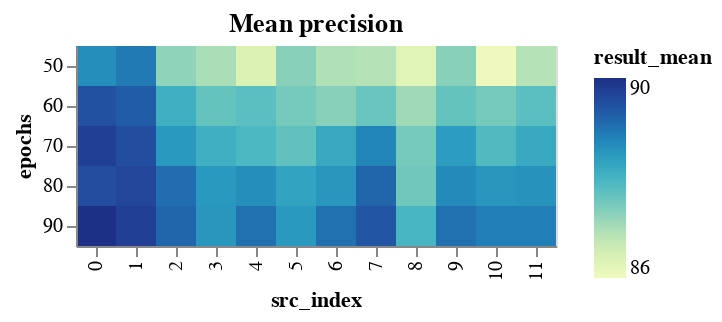

Notebook source saved alongside this figure:
### Code cell
epochs_results_encoding = {
    "x": "src_index:O",
    "y": "epochs:O",
    "color": "result_mean:Q",
}
epochs_results_tooltip = ["result_mean", "result_std", "neurons", "layers", "epochs", "src_index"]
EPOCHS_BINS = np.array_split(EPOCHS_RANGE, EPOCHS_RANGE.max() // EPOCH_BIN_SIZE + 1)


def binified_epochs_heatmap(title, epochs_df):
    return binified_heatmap(
        title,
        epochs_df,
        "epochs",
        EPOCHS_BINS,
        epochs_results_tooltip,
        **epochs_results_encoding
    )


binified_epochs_heatmap("Mean precision", epochs_results_df)

### Figure 1 — Vega-Lite specification as saved in the notebook (floating-point values rounded to 4 significant figures)
{"config": {"view": {"continuousWidth": 400, "continuousHeight": 300}}, "hconcat": [{"mark": "rect", "encoding": {"color": {"type": "quantitative", "field": "result_mean"}, "tooltip": [{"type": "quantitative", "field": "result_mean"}, {"type": "quantitative", "field": "result_std"}, {"type": "quantitative", "field": "neurons"}, {"type": "quantitative", "field": "layers"}, {"type": "quantitative", "field": "epochs"}, {"type": "quantitative", "field": "src_index"}], "x": {"type": "ordinal", "field": "src_index"}, "y": {"type": "ordinal", "field": "epochs"}}, "selection": {"selector003": {"type": "interval", "bind": "scales", "encodings": ["x", "y"]}}, "title": "Mean precision"}], "data": {"name": "data-6e7cf3bce7396d9aad424c4a541f2585"}, "$schema": "https://vega.github.io/schema/vega-lite/v4.8.1.json", "datasets": {"data-6e7cf3bce7396d9aad424c4a541f2585": [{"neurons": 12, "layers": 2, "epochs": 90, "learning_rate": 0.0216, "momentum": 0.0503, "result_mean": 89.7, "result_std": 1.027, "src_index": 0}, {"neurons": 12, "layers": 2, "epochs": 70, "learning_rate": 0.0216, "momentum": 0.0503, "result_mean": 89.46, "result_std": 1.311, "src_index": 0}, {"neurons": 11, "layers": 2, "epochs": 90, "learning_rate": 0.0216, "momentum": 0.0503, "result_mean": 89.46, "result_std": 1.111, "src_index": 1}, {"neurons": 11, "layers": 2, "epochs": 80, "learning_rate": 0.0216, "momentum": 0.0503, "result_mean": 89.36, "result_std": 0.7484, "src_index": 1}, {"neurons": 12, "layers": 2, "epochs": 80, "learning_rate": 0.0216, "momentum": 0.0503, "result_mean": 89.27, "result_std": 1.144, "src_index": 0}, {"neurons": 11, "layers": 2, "epochs": 70, "learning_rate": 0.0216, "momentum": 0.0503, "result_mean": 89.27, "result_std": 0.5027, "src_index": 1}, {"neurons": 12, "layers": 2, "epochs": 60, "learning_rate": 0.0216, "momentum": 0.0503, "result_mean": 89.22, "result_std": 1.117, "src_index": 0}, {"neurons": 10, "layers": 2, "epochs": 90, "learning_rate": 0.0216, "momentum": 0.0503, "result_mean": 89.17, "result_std": 1.324, "src_index": 7}, {"neurons": 11, "layers": 2, "epochs": 60, "learning_rate": 0.0216, "momentum": 0.0503, "result_mean": 89.07, "result_std": 0.8579, "src_index": 1}, {"neurons": 10, "layers": 2, "epochs": 80, "learning_rate": 0.0216, "momentum": 0.0503, "result_mean": 88.98, "result_std": 1.139, "src_index": 7}, {"neurons": 9, "layers": 1, "epochs": 90, "learning_rate": 0.0216, "momentum": 0.0503, "result_mean": 88.98, "result_std": 1.204, "src_index": 2}, {"neurons": 9, "layers": 1, "epochs": 80, "learning_rate": 0.0216, "momentum": 0.0503, "result_mean": 88.88, "result_std": 1.089, "src_index": 2}, {"neurons": 9, "layers": 2, "epochs": 90, "learning_rate": 0.0216, "momentum": 0.0503, "result_mean": 88.83, "result_std": 1.007, "src_index": 4}, {"neurons": 5, "layers": 1, "epochs": 90, "learning_rate": 0.0216, "momentum": 0.0503, "result_mean": 88.83, "result_std": 0.9338, "src_index": 9}, {"neurons": 7, "layers": 1, "epochs": 90, "learning_rate": 0.0216, "momentum": 0.0503, "result_mean": 88.83, "result_std": 0.9616, "src_index": 6}, {"neurons": 11, "layers": 2, "epochs": 50, "learning_rate": 0.0216, "momentum": 0.0503, "result_mean": 88.73, "result_std": 0.92, "src_index": 1}, {"neurons": 8, "layers": 1, "epochs": 90, "learning_rate": 0.0216, "momentum": 0.0503, "result_mean": 88.68, "result_std": 0.8905, "src_index": 10}, {"neurons": 6, "layers": 1, "epochs": 90, "learning_rate": 0.0216, "momentum": 0.0503, "result_mean": 88.68, "result_std": 0.855, "src_index": 11}, {"neurons": 10, "layers": 2, "epochs": 70, "learning_rate": 0.0216, "momentum": 0.0503, "result_mean": 88.59, "result_std": 1.058, "src_index": 7}, {"neurons": 5, "layers": 1, "epochs": 80, "learning_rate": 0.0216, "momentum": 0.0503, "result_mean": 88.54, "result_std": 1.011, "src_index": 9}, {"neurons": 9, "layers": 2, "epochs": 80, "learning_rate": 0.0216, "momentum": 0.0503, "result_mean": 88.49, "result_std": 1.154, "src_index": 4}, {"neurons": 12, "layers": 2, "epochs": 50, "learning_rate": 0.0216, "momentum": 0.0503, "result_mean": 88.49, "result_std": 1.659, "src_index": 0}, {"neurons": 6, "layers": 1, "epochs": 80, "learning_rate": 0.0216, "momentum": 0.0503, "result_mean": 88.44, "result_std": 0.7812, "src_index": 11}, {"neurons": 5, "layers": 2, "epochs": 90, "learning_rate": 0.0216, "momentum": 0.0503, "result_mean": 88.39, "result_std": 0.9612, "src_index": 3}, {"neurons": 8, "layers": 1, "epochs": 80, "learning_rate": 0.0216, "momentum": 0.0503, "result_mean": 88.39, "result_std": 0.9392, "src_index": 10}, {"neurons": 7, "layers": 1, "epochs": 80, "learning_rate": 0.0216, "momentum": 0.0503, "result_mean": 88.39, "result_std": 1.018, "src_index": 6}, {"neurons": 10, "layers": 1, "epochs": 90, "learning_rate": 0.0216, "momentum": 0.0503, "result_mean": 88.34, "result_std": 0.956, "src_index": 5}, {"neurons": 5, "layers": 2, "epochs": 80, "learning_rate": 0.0216, "momentum": 0.0503, "result_mean": 88.34, "result_std": 0.9478, "src_index": 3}, {"neurons": 9, "layers": 1, "epochs": 70, "learning_rate": 0.0216, "momentum": 0.0503, "result_mean": 88.34, "result_std": 0.9114, "src_index": 2}, {"neurons": 5, "layers": 1, "epochs": 70, "learning_rate": 0.0216, "momentum": 0.0503, "result_mean": 88.3, "result_std": 1.314, "src_index": 9}, {"neurons": 10, "layers": 1, "epochs": 80, "learning_rate": 0.0216, "momentum": 0.0503, "result_mean": 88.2, "result_std": 1.056, "src_index": 5}, {"neurons": 6, "layers": 1, "epochs": 70, "learning_rate": 0.0216, "momentum": 0.0503, "result_mean": 88.1, "result_std": 0.8701, "src_index": 11}, {"neurons": 7, "layers": 1, "epochs": 70, "learning_rate": 0.0216, "momentum": 0.0503, "result_mean": 88.1, "result_std": 1.058, "src_index": 6}, {"neurons": 5, "layers": 2, "epochs": 70, "learning_rate": 0.0216, "momentum": 0.0503, "result_mean": 88.0, "result_std": 0.7645, "src_index": 3}, {"neurons": 9, "layers": 1, "epochs": 60, "learning_rate": 0.0216, "momentum": 0.0503, "result_mean": 88.0, "result_std": 1.018, "src_index": 2}, {"neurons": 12, "layers": 1, "epochs": 90, "learning_rate": 0.0216, "momentum": 0.0503, "result_mean": 87.91, "result_std": 0.603, "src_index": 8}, {"neurons": 9, "layers": 2, "epochs": 70, "learning_rate": 0.0216, "momentum": 0.0503, "result_mean": 87.86, "result_std": 1.163, "src_index": 4}, {"neurons": 8, "layers": 1, "epochs": 70, "learning_rate": 0.0216, "momentum": 0.0503, "result_mean": 87.81, "result_std": 1.221, "src_index": 10}, {"neurons": 6, "layers": 1, "epochs": 60, "learning_rate": 0.0216, "momentum": 0.0503, "result_mean": 87.71, "result_std": 1.226, "src_index": 11}, {"neurons": 9, "layers": 2, "epochs": 60, "learning_rate": 0.0216, "momentum": 0.0503, "result_mean": 87.71, "result_std": 0.9715, "src_index": 4}, {"neurons": 10, "layers": 1, "epochs": 70, "learning_rate": 0.0216, "momentum": 0.0503, "result_mean": 87.66, "result_std": 0.8168, "src_index": 5}, {"neurons": 5, "layers": 1, "epochs": 60, "learning_rate": 0.0216, "momentum": 0.0503, "result_mean": 87.62, "result_std": 1.198, "src_index": 9}, {"neurons": 5, "layers": 2, "epochs": 60, "learning_rate": 0.0216, "momentum": 0.0503, "result_mean": 87.62, "result_std": 0.8952, "src_index": 3}, {"neurons": 10, "layers": 2, "epochs": 60, "learning_rate": 0.0216, "momentum": 0.0503, "result_mean": 87.57, "result_std": 1.075, "src_index": 7}, {"neurons": 12, "layers": 1, "epochs": 80, "learning_rate": 0.0216, "momentum": 0.0503, "result_mean": 87.52, "result_std": 0.696, "src_index": 8}, {"neurons": 8, "layers": 1, "epochs": 60, "learning_rate": 0.0216, "momentum": 0.0503, "result_mean": 87.47, "result_std": 1.193, "src_index": 10}, {"neurons": 10, "layers": 1, "epochs": 60, "learning_rate": 0.0216, "momentum": 0.0503, "result_mean": 87.47, "result_std": 1.013, "src_index": 5}, {"neurons": 12, "layers": 1, "epochs": 70, "learning_rate": 0.0216, "momentum": 0.0503, "result_mean": 87.47, "result_std": 0.9788, "src_index": 8}, {"neurons": 5, "layers": 1, "epochs": 50, "learning_rate": 0.0216, "momentum": 0.0503, "result_mean": 87.32, "result_std": 1.349, "src_index": 9}, {"neurons": 10, "layers": 1, "epochs": 50, "learning_rate": 0.0216, "momentum": 0.0503, "result_mean": 87.32, "result_std": 0.8599, "src_index": 5}, {"neurons": 7, "layers": 1, "epochs": 60, "learning_rate": 0.0216, "momentum": 0.0503, "result_mean": 87.32, "result_std": 1.004, "src_index": 6}, {"neurons": 9, "layers": 1, "epochs": 50, "learning_rate": 0.0216, "momentum": 0.0503, "result_mean": 87.27, "result_std": 1.091, "src_index": 2}, {"neurons": 12, "layers": 1, "epochs": 60, "learning_rate": 0.0216, "momentum": 0.0503, "result_mean": 87.13, "result_std": 1.116, "src_index": 8}, {"neurons": 5, "layers": 2, "epochs": 50, "learning_rate": 0.0216, "momentum": 0.0503, "result_mean": 87.03, "result_std": 0.8444, "src_index": 3}, {"neurons": 7, "layers": 1, "epochs": 50, "learning_rate": 0.0216, "momentum": 0.0503, "result_mean": 86.98, "result_std": 1.269, "src_index": 6}, {"neurons": 10, "layers": 2, "epochs": 50, "learning_rate": 0.0216, "momentum": 0.0503, "result_mean": 86.94, "result_std": 1.577, "src_index": 7}, {"neurons": 6, "layers": 1, "epochs": 50, "learning_rate": 0.0216, "momentum": 0.0503, "result_mean": 86.93, "result_std": 1.275, "src_index": 11}, {"neurons": 9, "layers": 2, "epochs": 50, "learning_rate": 0.0216, "momentum": 0.0503, "result_mean": 86.5, "result_std": 1.097, "src_index": 4}, {"neurons": 12, "layers": 1, "epochs": 50, "learning_rate": 0.0216, "momentum": 0.0503, "result_mean": 86.4, "result_std": 1.281, "src_index": 8}, {"neurons": 8, "layers": 1, "epochs": 50, "learning_rate": 0.0216, "momentum": 0.0503, "result_mean": 86.16, "result_std": 1.02, "src_index": 10}]}}
